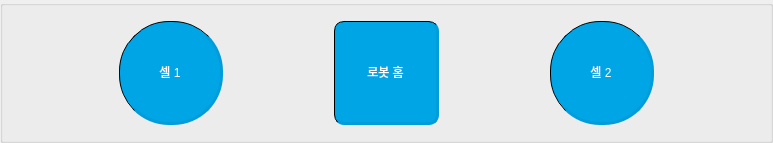
                     <widget class="QGroupBox" name="groupBox_7">
                      <property name="sizePolicy">
                       <sizepolicy hsizetype="Expanding" vsizetype="Expanding">
                        <horstretch>0</horstretch>
                        <verstretch>0</verstretch>
                       </sizepolicy>
                      </property>
                      <property name="title">
                       <string/>
                      </property>
                      <layout class="QHBoxLayout" name="horizontalLayout" stretch="1,3,1,1,1,3,1">
                       <item>
                        <spacer name="horizontalSpacer_8">
                         <property name="orientation">
                          <enum>Qt::Horizontal</enum>
                         </property>
                         <property name="sizeHint" stdset="0">
                          <size>
                           <width>80</width>
                           <height>20</height>
                          </size>
                         </property>
                        </spacer>
                       </item>
                       <item>
                        <widget class="QPushButton" name="cell_1_pose_btn">
                         <property name="sizePolicy">
                          <sizepolicy hsizetype="Expanding" vsizetype="Expanding">
                           <horstretch>1</horstretch>
                           <verstretch>1</verstretch>
                          </sizepolicy>
                         </property>
                         <property name="styleSheet">
                          <string notr="true">/* 기본 상태 (여기에 크기를 고정하는 것이 좋습니다) */
#cell_1_pose_btn {
	min-width: 100px;
	max-width: 100px;
	min-height: 100px;
	max-height: 100px;
}

#cell_1_pose_btn:enabled {
	color: rgb(255, 255, 255);
	background-color: #00A5E5;
	font: bold 16pt &quot;Arial&quot;;
	border: 1px solid rgb(0, 0, 0);
	/* 핵심: 너비(100px)의 절반인 50px로 설정 */
	border-radius: 50px; 
	border-bottom: 3px solid #019cda;
	border-right: 3px solid #019cda;
	margin-top: 4px;                 
	margin-bottom: 4px;
}

#cell_1_pose_btn:hover {
	background-color: #019cda;
	border-radius: 50px; /* 여기도 50px로 변경 */
	border-bottom: 3px solid #0199d5;
	border-right: 3px solid #0199d5;
	margin-top: 4px;                 
	margin-bottom: 4px;
}

#cell_1_pose_btn:checked {
	background-color: #6ac529;
	border-radius: 50px; /* 여기도 50px로 변경 */
	border-top: 3px solid #439608;
	border-left: 3px solid #439608;
	margin-top: 6px;
	margin-bottom: 6px;
}

#cell_1_pose_btn:disabled {
	color: #000000;
	background-color: #c8c8c8;
	font: bold 16pt &quot;Arial&quot;;
	border: 1px solid #000000;
	border-radius: 50px; /* 여기도 50px로 변경 */
	border-bottom: 3px solid #686868;
	border-right: 3px solid #686868;
	margin-top: 4px;                 
	margin-bottom: 4px;
}</string>
                         </property>
                         <property name="text">
                          <string>셀 1</string>
                         </property>
                         <property name="checkable">
                          <bool>true</bool>
                         </property>
                        </widget>
                       </item>
                       <item>
                        <spacer name="horizontalSpacer_9">
                         <property name="orientation">
                          <enum>Qt::Horizontal</enum>
                         </property>
                         <property name="sizeHint" stdset="0">
                          <size>
                           <width>162</width>
                           <height>20</height>
                          </size>
                         </property>
                        </spacer>
                       </item>
                       <item>
                        <widget class="QPushButton" name="home_pose_btn">
                         <property name="sizePolicy">
                          <sizepolicy hsizetype="Expanding" vsizetype="Expanding">
                           <horstretch>0</horstretch>
                           <verstretch>0</verstretch>
                          </sizepolicy>
                         </property>
                         <property name="styleSheet">
                          <string notr="true">#home_pose_btn:enabled {
	color: rgb(255, 255, 255);
	background-color: #00A5E5;
	font: bold 16pt &quot;Arial&quot;;
	border: 1px solid rgb(0, 0, 0);
	border-radius: 10px;
	border-bottom: 3px solid #019cda;
	border-right: 3px solid #019cda;
	margin-top: 4px;                 
	margin-bottom: 4px;
}
#home_pose_btn:hover {
	background-color: #019cda;
	border-radius: 10px;
	border-bottom: 3px solid #0199d5;
	border-right: 3px solid #0199d5;
	margin-top: 4px;                 
	margin-bottom: 4px;
}
#home_pose_btn:checked {
	background-color: #6ac529;
	border-radius: 10px;
	border-top: 3px solid #439608;
	border-left: 3px solid #439608;
	margin-top: 6px;
	margin-bottom: 6px;
}
#home_pose_btn:disabled {
	color: #000000;
	background-color: #c8c8c8;
	font: bold 16pt &quot;Arial&quot;;
	border: 1px solid #000000;
	border-radius: 10px;
	border-bottom: 3px solid #686868;
	border-right: 3px solid #686868;
	margin-top: 4px;                 
	margin-bottom: 4px;
}

</string>
                         </property>
                         <property name="text">
                          <string>로봇 홈</string>
                         </property>
                         <property name="checkable">
                          <bool>true</bool>
                         </property>
                        </widget>
                       </item>
                       <item>
                        <spacer name="horizontalSpacer_10">
                         <property name="orientation">
                          <enum>Qt::Horizontal</enum>
                         </property>
                         <property name="sizeHint" stdset="0">
                          <size>
                           <width>162</width>
                           <height>20</height>
                          </size>
                         </property>
                        </spacer>
                       </item>
                       <item>
                        <widget class="QPushButton" name="cell_2_pose_btn">
                         <property name="sizePolicy">
                          <sizepolicy hsizetype="Expanding" vsizetype="Expanding">
                           <horstretch>1</horstretch>
                           <verstretch>1</verstretch>
                          </sizepolicy>
                         </property>
                         <property name="styleSheet">
                          <string notr="true">/* 기본 상태 (여기에 크기를 고정하는 것이 좋습니다) */
#cell_2_pose_btn {
	min-width: 100px;
	max-width: 100px;
	min-height: 100px;
	max-height: 100px;
}

#cell_2_pose_btn:enabled {
	color: rgb(255, 255, 255);
	background-color: #00A5E5;
	font: bold 16pt &quot;Arial&quot;;
	border: 1px solid rgb(0, 0, 0);
	/* 핵심: 너비(100px)의 절반인 50px로 설정 */
	border-radius: 50px; 
	border-bottom: 3px solid #019cda;
	border-right: 3px solid #019cda;
	margin-top: 4px;                 
	margin-bottom: 4px;
}

#cell_2_pose_btn:hover {
	background-color: #019cda;
	border-radius: 50px; /* 여기도 50px로 변경 */
	border-bottom: 3px solid #0199d5;
	border-right: 3px solid #0199d5;
	margin-top: 4px;                 
	margin-bottom: 4px;
}

#cell_2_pose_btn:checked {
	background-color: #6ac529;
	border-radius: 50px; /* 여기도 50px로 변경 */
	border-top: 3px solid #439608;
	border-left: 3px solid #439608;
	margin-top: 6px;
	margin-bottom: 6px;
}

#cell_2_pose_btn:disabled {
	color: #000000;
	background-color: #c8c8c8;
	font: bold 16pt &quot;Arial&quot;;
	border: 1px solid #000000;
	border-radius: 50px; /* 여기도 50px로 변경 */
	border-bottom: 3px solid #686868;
	border-right: 3px solid #686868;
	margin-top: 4px;                 
	margin-bottom: 4px;
}</string>
                         </property>
                         <property name="text">
                          <string>셀 2</string>
                         </property>
                         <property name="checkable">
                          <bool>true</bool>
                         </property>
                        </widget>
                       </item>
                       <item>
                        <spacer name="horizontalSpacer_11">
                         <property name="orientation">
                          <enum>Qt::Horizontal</enum>
                         </property>
                         <property name="sizeHint" stdset="0">
                          <size>
                           <width>80</width>
                           <height>20</height>
                          </size>
                         </property>
                        </spacer>
                       </item>
                      </layout>
                     </widget>
